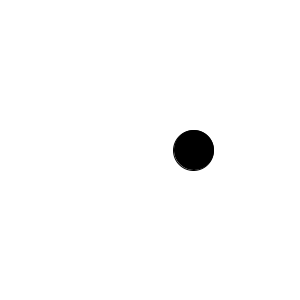
Frame 1 (no input)
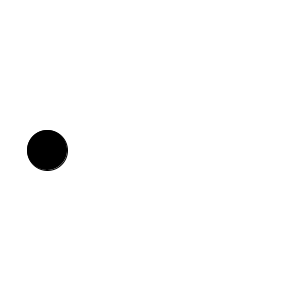
Frame 60 (the mouse pressed at the canvas centre just before this capture)
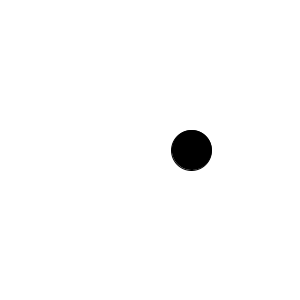
Frame 120 (the mouse held since frame 60 and released just before this capture)

The Processing sketch that drew these frames (run headless with seeded random() and noise(); from frame 60 on, the mouse is pressed at the canvas centre):

// Processing sketch: Random_ball
// ── Random_ball.pde
void setup() {

  size(300, 300);
}

void draw() {
  background(255);
  fill(0);
  float x= random(width);
  ellipse(x, height/2, 40, 40);
}
